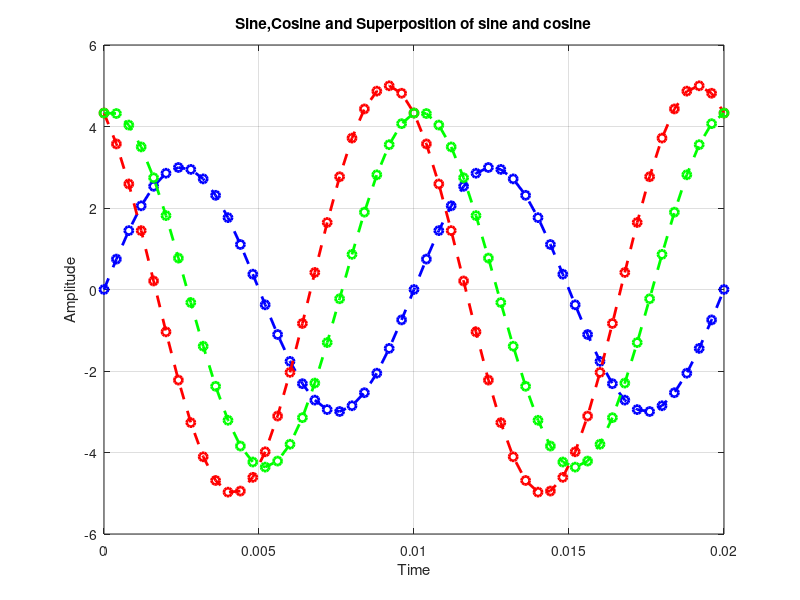

Source code (MATLAB):
clc;
clear;
t=[0:0.0004:0.02];
A1=3;
f=100;
x1=A1*sin(2*pi*f*t);
plot(t,x1,'--ob','linewidth',2);
hold on;
A2=5;
ph=+pi/6;
x2=A2*cos(2*pi*f*t+ph);
plot(t,x2,'--or','linewidth',2);
hold on;
x=x1+x2;
plot(t,x,'--og','linewidth',2);
xlabel('Time')
ylabel('Amplitude')
title('Sine,Cosine and Superposition of sine and cosine')
grid on
hold off